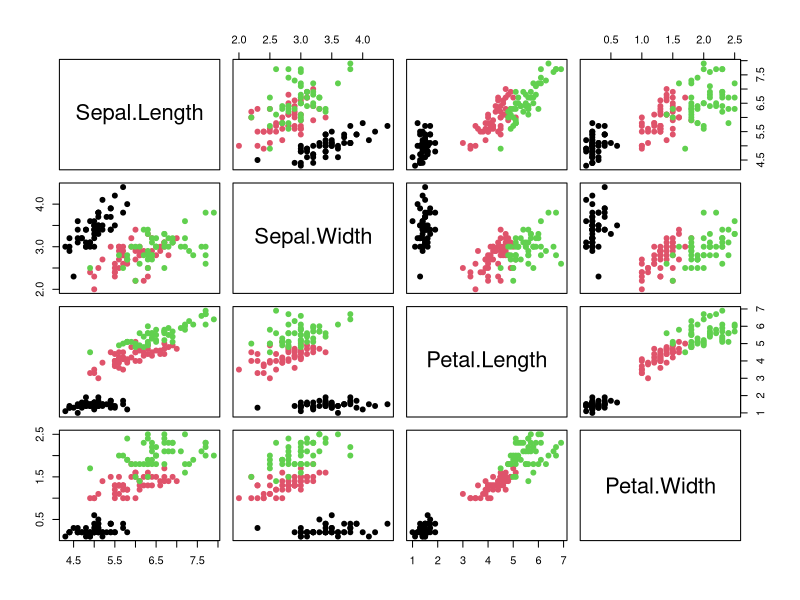

Write the R code that produced this figure.
## ---- chunk 1
#load data
iris<-iris
## ---- chunk 2
#matrix of scatterplots
pairs(iris[, -5], col = iris[, 5], pch = 19)
## ---- chunk 3
irispca<-princomp(iris[-5])
summary(irispca)
## ---- chunk 4
#extract factors in pca
irispca$loadings
